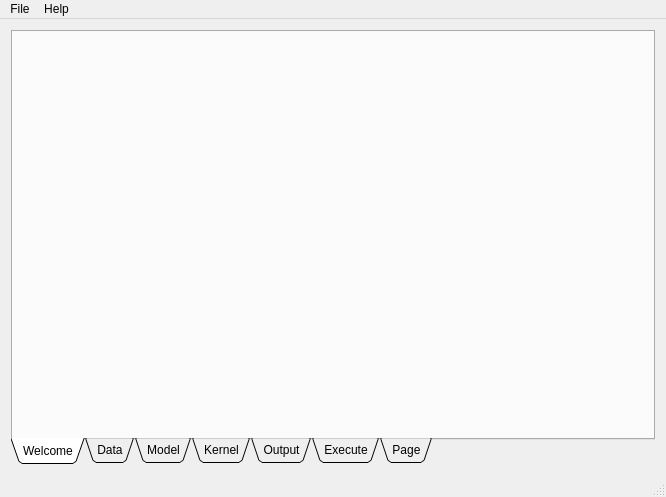
<?xml version="1.0" encoding="UTF-8"?>
<ui version="4.0">
 <class>MainWindow</class>
 <widget class="QMainWindow" name="MainWindow">
  <property name="geometry">
   <rect>
    <x>0</x>
    <y>0</y>
    <width>666</width>
    <height>481</height>
   </rect>
  </property>
  <property name="windowTitle">
   <string>MainWindow</string>
  </property>
  <widget class="QWidget" name="centralWidget">
   <layout class="QVBoxLayout" name="verticalLayout_2">
    <item>
     <widget class="QTabWidget" name="tabWidget">
      <property name="sizeIncrement">
       <size>
        <width>0</width>
        <height>0</height>
       </size>
      </property>
      <property name="locale">
       <locale language="English" country="UnitedKingdom"/>
      </property>
      <property name="tabPosition">
       <enum>QTabWidget::South</enum>
      </property>
      <property name="tabShape">
       <enum>QTabWidget::Triangular</enum>
      </property>
      <property name="currentIndex">
       <number>0</number>
      </property>
      <widget class="QWidget" name="Welcome">
       <attribute name="title">
        <string>Welcome</string>
       </attribute>
      </widget>
      <widget class="QWidget" name="Data">
       <property name="toolTip">
        <string extracomment="teste123ToolTip">&lt;html&gt;&lt;head/&gt;&lt;body&gt;&lt;p&gt;Teste123 Tooltip&lt;/p&gt;&lt;/body&gt;&lt;/html&gt;</string>
       </property>
       <attribute name="title">
        <string>Data</string>
       </attribute>
       <layout class="QVBoxLayout" name="verticalLayout" stretch="2,5">
        <item>
         <widget class="QFrame" name="frame">
          <property name="frameShape">
           <enum>QFrame::StyledPanel</enum>
          </property>
          <property name="frameShadow">
           <enum>QFrame::Raised</enum>
          </property>
          <layout class="QVBoxLayout" name="verticalLayout_10">
           <item>
            <layout class="QVBoxLayout" name="verticalLayout_4">
             <item>
              <layout class="QHBoxLayout" name="FileSelectHorizontalLayout">
               <item>
                <widget class="QLabel" name="label_2">
                 <property name="text">
                  <string>File:</string>
                 </property>
                </widget>
               </item>
               <item>
                <widget class="QLineEdit" name="fileNameLineEdit">
                 <property name="readOnly">
                  <bool>true</bool>
                 </property>
                </widget>
               </item>
               <item>
                <widget class="QPushButton" name="SelectFileButton">
                 <property name="text">
                  <string>Select File</string>
                 </property>
                </widget>
               </item>
              </layout>
             </item>
             <item>
              <layout class="QHBoxLayout" name="FileDelimiterHorizontalLayout">
               <item>
                <widget class="QLabel" name="label">
                 <property name="text">
                  <string>Select Delimiter:</string>
                 </property>
                </widget>
               </item>
               <item>
                <widget class="QRadioButton" name="TabRadioButton">
                 <property name="text">
                  <string>Tab</string>
                 </property>
                 <property name="checked">
                  <bool>true</bool>
                 </property>
                </widget>
               </item>
               <item>
                <widget class="QRadioButton" name="SemicolonRadioButton">
                 <property name="text">
                  <string>Semicolon</string>
                 </property>
                </widget>
               </item>
               <item>
                <widget class="QRadioButton" name="OtherRadioButton">
                 <property name="enabled">
                  <bool>false</bool>
                 </property>
                 <property name="text">
                  <string>Other:</string>
                 </property>
                </widget>
               </item>
               <item>
                <widget class="QLineEdit" name="DelimiterLineEdit"/>
               </item>
               <item>
                <widget class="QPushButton" name="LoadButton">
                 <property name="text">
                  <string>Load</string>
                 </property>
                </widget>
               </item>
              </layout>
             </item>
            </layout>
           </item>
          </layout>
         </widget>
        </item>
        <item>
         <widget class="QFrame" name="FilePreview">
          <property name="autoFillBackground">
           <bool>false</bool>
          </property>
          <property name="locale">
           <locale language="English" country="UnitedKingdom"/>
          </property>
          <property name="frameShape">
           <enum>QFrame::StyledPanel</enum>
          </property>
          <property name="frameShadow">
           <enum>QFrame::Raised</enum>
          </property>
          <layout class="QVBoxLayout" name="verticalLayout_11" stretch="1,1,0">
           <item>
            <widget class="QLabel" name="label_10">
             <property name="text">
              <string>Preview</string>
             </property>
            </widget>
           </item>
           <item>
            <widget class="QWidget" name="widget_9" native="true">
             <layout class="QHBoxLayout" name="horizontalLayout_3">
              <item>
               <widget class="QLabel" name="label_8">
                <property name="text">
                 <string>Number of lines:</string>
                </property>
               </widget>
              </item>
              <item>
               <widget class="QSpinBox" name="previewLines">
                <property name="minimum">
                 <number>5</number>
                </property>
                <property name="maximum">
                 <number>150</number>
                </property>
               </widget>
              </item>
              <item>
               <widget class="QLabel" name="label_9">
                <property name="text">
                 <string>Characters per line:</string>
                </property>
               </widget>
              </item>
              <item>
               <widget class="QSpinBox" name="previewCharsPerLine">
                <property name="wrapping">
                 <bool>true</bool>
                </property>
                <property name="minimum">
                 <number>5</number>
                </property>
                <property name="maximum">
                 <number>100</number>
                </property>
                <property name="value">
                 <number>5</number>
                </property>
               </widget>
              </item>
             </layout>
            </widget>
           </item>
           <item>
            <widget class="QTextEdit" name="previewText">
             <property name="lineWrapMode">
              <enum>QTextEdit::NoWrap</enum>
             </property>
             <property name="readOnly">
              <bool>true</bool>
             </property>
             <property name="textInteractionFlags">
              <set>Qt::TextSelectableByKeyboard|Qt::TextSelectableByMouse</set>
             </property>
            </widget>
           </item>
          </layout>
         </widget>
        </item>
       </layout>
      </widget>
      <widget class="QWidget" name="Model">
       <attribute name="title">
        <string>Model</string>
       </attribute>
       <layout class="QHBoxLayout" name="horizontalLayout" stretch="1,1,1">
        <item>
         <widget class="QFrame" name="frame_3">
          <property name="frameShape">
           <enum>QFrame::StyledPanel</enum>
          </property>
          <property name="frameShadow">
           <enum>QFrame::Raised</enum>
          </property>
          <layout class="QVBoxLayout" name="verticalLayout_5" stretch="1,1,1,0">
           <item>
            <widget class="QFrame" name="frame_6">
             <property name="frameShape">
              <enum>QFrame::StyledPanel</enum>
             </property>
             <property name="frameShadow">
              <enum>QFrame::Raised</enum>
             </property>
             <layout class="QVBoxLayout" name="verticalLayout_9" stretch="1,2,1,2,1,2,2">
              <property name="spacing">
               <number>1</number>
              </property>
              <item>
               <widget class="QLabel" name="label_4">
                <property name="text">
                 <string>identifier(optional)</string>
                </property>
               </widget>
              </item>
              <item>
               <widget class="QWidget" name="widget_5" native="true">
                <property name="minimumSize">
                 <size>
                  <width>0</width>
                  <height>20</height>
                 </size>
                </property>
                <layout class="QHBoxLayout" name="horizontalLayout_4">
                 <property name="topMargin">
                  <number>2</number>
                 </property>
                 <property name="bottomMargin">
                  <number>2</number>
                 </property>
                 <item>
                  <widget class="QListWidget" name="identifierVariable">
                   <property name="selectionMode">
                    <enum>QAbstractItemView::NoSelection</enum>
                   </property>
                  </widget>
                 </item>
                 <item>
                  <widget class="QToolButton" name="identifierInButton">
                   <property name="text">
                    <string>&lt;</string>
                   </property>
                  </widget>
                 </item>
                 <item>
                  <widget class="QToolButton" name="identifierOutButton">
                   <property name="text">
                    <string>&gt;</string>
                   </property>
                  </widget>
                 </item>
                </layout>
               </widget>
              </item>
              <item>
               <widget class="QLabel" name="label_5">
                <property name="text">
                 <string>Longitude(X coord)</string>
                </property>
               </widget>
              </item>
              <item>
               <widget class="QWidget" name="widget_6" native="true">
                <property name="minimumSize">
                 <size>
                  <width>0</width>
                  <height>20</height>
                 </size>
                </property>
                <layout class="QHBoxLayout" name="horizontalLayout_5">
                 <property name="topMargin">
                  <number>2</number>
                 </property>
                 <property name="bottomMargin">
                  <number>2</number>
                 </property>
                 <item>
                  <widget class="QListWidget" name="longitudeVariable">
                   <property name="selectionMode">
                    <enum>QAbstractItemView::NoSelection</enum>
                   </property>
                  </widget>
                 </item>
                 <item>
                  <widget class="QToolButton" name="longitudeInButton">
                   <property name="text">
                    <string>&lt;</string>
                   </property>
                  </widget>
                 </item>
                 <item>
                  <widget class="QToolButton" name="longitudeOutButton">
                   <property name="text">
                    <string>&gt;</string>
                   </property>
                  </widget>
                 </item>
                </layout>
               </widget>
              </item>
              <item>
               <widget class="QLabel" name="label_6">
                <property name="text">
                 <string>Latitude(Y coord)</string>
                </property>
               </widget>
              </item>
              <item>
               <widget class="QWidget" name="widget_7" native="true">
                <property name="minimumSize">
                 <size>
                  <width>0</width>
                  <height>20</height>
                 </size>
                </property>
                <layout class="QHBoxLayout" name="horizontalLayout_6">
                 <property name="topMargin">
                  <number>2</number>
                 </property>
                 <property name="bottomMargin">
                  <number>2</number>
                 </property>
                 <item>
                  <widget class="QListWidget" name="latitudeVariable">
                   <property name="selectionMode">
                    <enum>QAbstractItemView::NoSelection</enum>
                   </property>
                  </widget>
                 </item>
                 <item>
                  <widget class="QToolButton" name="latitudeInButton">
                   <property name="text">
                    <string>&lt;</string>
                   </property>
                  </widget>
                 </item>
                 <item>
                  <widget class="QToolButton" name="latitudeOutButton">
                   <property name="text">
                    <string>&gt;</string>
                   </property>
                  </widget>
                 </item>
                </layout>
               </widget>
              </item>
              <item>
               <widget class="QWidget" name="widget_8" native="true">
                <property name="minimumSize">
                 <size>
                  <width>0</width>
                  <height>35</height>
                 </size>
                </property>
                <layout class="QHBoxLayout" name="horizontalLayout_2">
                 <property name="topMargin">
                  <number>2</number>
                 </property>
                 <property name="bottomMargin">
                  <number>2</number>
                 </property>
                 <item>
                  <widget class="QRadioButton" name="radioButton">
                   <property name="text">
                    <string>Projected</string>
                   </property>
                   <property name="checked">
                    <bool>true</bool>
                   </property>
                  </widget>
                 </item>
                 <item>
                  <widget class="QRadioButton" name="radioButton_2">
                   <property name="text">
                    <string>Spherical</string>
                   </property>
                  </widget>
                 </item>
                </layout>
               </widget>
              </item>
             </layout>
            </widget>
           </item>
           <item>
            <widget class="QFrame" name="frame_7">
             <property name="frameShape">
              <enum>QFrame::StyledPanel</enum>
             </property>
             <property name="frameShadow">
              <enum>QFrame::Raised</enum>
             </property>
             <layout class="QVBoxLayout" name="verticalLayout_13">
              <item>
               <widget class="QLabel" name="label_7">
                <property name="text">
                 <string>Model Type</string>
                </property>
               </widget>
              </item>
              <item>
               <widget class="QRadioButton" name="LatPlusLonOperation">
                <property name="text">
                 <string>Lat+Lon</string>
                </property>
                <property name="checked">
                 <bool>true</bool>
                </property>
               </widget>
              </item>
              <item>
               <widget class="QRadioButton" name="dependentTimesOffsetOperation">
                <property name="text">
                 <string>dependent*offset</string>
                </property>
               </widget>
              </item>
             </layout>
            </widget>
           </item>
           <item>
            <widget class="QFrame" name="frame_8">
             <property name="frameShape">
              <enum>QFrame::StyledPanel</enum>
             </property>
             <property name="frameShadow">
              <enum>QFrame::Raised</enum>
             </property>
            </widget>
           </item>
           <item>
            <widget class="QPushButton" name="pushButton">
             <property name="text">
              <string>Choose File</string>
             </property>
            </widget>
           </item>
          </layout>
         </widget>
        </item>
        <item>
         <widget class="QWidget" name="widget" native="true">
          <layout class="QVBoxLayout" name="verticalLayout_7" stretch="0,1">
           <item>
            <widget class="QLabel" name="label_3">
             <property name="text">
              <string>TextLabel</string>
             </property>
            </widget>
           </item>
           <item>
            <widget class="QListWidget" name="variablesList">
             <property name="sortingEnabled">
              <bool>true</bool>
             </property>
            </widget>
           </item>
          </layout>
         </widget>
        </item>
        <item>
         <widget class="QFrame" name="frame_4">
          <property name="frameShape">
           <enum>QFrame::StyledPanel</enum>
          </property>
          <property name="frameShadow">
           <enum>QFrame::Raised</enum>
          </property>
          <layout class="QVBoxLayout" name="verticalLayout_6" stretch="1,0,2,0">
           <item>
            <widget class="QWidget" name="widget_2" native="true">
             <layout class="QVBoxLayout" name="verticalLayout_8" stretch="1,1,1,1">
              <item>
               <widget class="QLabel" name="DependentVariableNameLabel">
                <property name="text">
                 <string>Dependent variable</string>
                </property>
               </widget>
              </item>
              <item>
               <widget class="QWidget" name="widget_3" native="true">
                <property name="minimumSize">
                 <size>
                  <width>0</width>
                  <height>20</height>
                 </size>
                </property>
                <layout class="QHBoxLayout" name="horizontalLayout_7">
                 <property name="spacing">
                  <number>1</number>
                 </property>
                 <property name="topMargin">
                  <number>2</number>
                 </property>
                 <property name="bottomMargin">
                  <number>2</number>
                 </property>
                 <item>
                  <widget class="QToolButton" name="dependentVariableOutButton">
                   <property name="text">
                    <string>&lt;</string>
                   </property>
                  </widget>
                 </item>
                 <item>
                  <widget class="QToolButton" name="dependentVariableInButton">
                   <property name="text">
                    <string>&gt;</string>
                   </property>
                  </widget>
                 </item>
                 <item>
                  <widget class="QListWidget" name="dependentVariable">
                   <property name="selectionMode">
                    <enum>QAbstractItemView::NoSelection</enum>
                   </property>
                  </widget>
                 </item>
                </layout>
               </widget>
              </item>
              <item>
               <widget class="QLabel" name="OffsetVariableNameLabel">
                <property name="text">
                 <string>Offset variable</string>
                </property>
               </widget>
              </item>
              <item>
               <widget class="QWidget" name="widget_4" native="true">
                <property name="minimumSize">
                 <size>
                  <width>0</width>
                  <height>20</height>
                 </size>
                </property>
                <layout class="QHBoxLayout" name="horizontalLayout_8">
                 <property name="topMargin">
                  <number>2</number>
                 </property>
                 <property name="bottomMargin">
                  <number>2</number>
                 </property>
                 <item>
                  <widget class="QToolButton" name="offsetVariableOutButton">
                   <property name="text">
                    <string>&lt;</string>
                   </property>
                  </widget>
                 </item>
                 <item>
                  <widget class="QToolButton" name="offsetVariableInButton">
                   <property name="text">
                    <string>&gt;</string>
                   </property>
                  </widget>
                 </item>
                 <item>
                  <widget class="QListWidget" name="offsetVariable">
                   <property name="selectionMode">
                    <enum>QAbstractItemView::NoSelection</enum>
                   </property>
                  </widget>
                 </item>
                </layout>
               </widget>
              </item>
             </layout>
            </widget>
           </item>
           <item>
            <widget class="QLabel" name="independentVariablesLabel">
             <property name="text">
              <string>Independent variables</string>
             </property>
            </widget>
           </item>
           <item>
            <widget class="QFrame" name="frame_5">
             <property name="frameShape">
              <enum>QFrame::StyledPanel</enum>
             </property>
             <property name="frameShadow">
              <enum>QFrame::Raised</enum>
             </property>
             <layout class="QVBoxLayout" name="verticalLayout_12">
              <property name="topMargin">
               <number>3</number>
              </property>
              <property name="bottomMargin">
               <number>1</number>
              </property>
              <item>
               <widget class="QLabel" name="label_11">
                <property name="text">
                 <string>Local</string>
                </property>
               </widget>
              </item>
              <item>
               <widget class="QWidget" name="widget_10" native="true">
                <layout class="QHBoxLayout" name="horizontalLayout_9">
                 <property name="topMargin">
                  <number>1</number>
                 </property>
                 <property name="bottomMargin">
                  <number>1</number>
                 </property>
                 <item>
                  <widget class="QToolButton" name="localVariablesOut">
                   <property name="text">
                    <string>&lt;</string>
                   </property>
                  </widget>
                 </item>
                 <item>
                  <widget class="QToolButton" name="localVariablesIn">
                   <property name="text">
                    <string>&gt;</string>
                   </property>
                  </widget>
                 </item>
                 <item>
                  <widget class="QListWidget" name="localVariablesList"/>
                 </item>
                </layout>
               </widget>
              </item>
              <item>
               <widget class="QLabel" name="label_12">
                <property name="text">
                 <string>Global</string>
                </property>
               </widget>
              </item>
              <item>
               <widget class="QWidget" name="widget_11" native="true">
                <layout class="QHBoxLayout" name="horizontalLayout_10">
                 <property name="topMargin">
                  <number>1</number>
                 </property>
                 <property name="bottomMargin">
                  <number>1</number>
                 </property>
                 <item>
                  <widget class="QToolButton" name="globalVariablesOut">
                   <property name="text">
                    <string>&lt;</string>
                   </property>
                  </widget>
                 </item>
                 <item>
                  <widget class="QToolButton" name="globalVariablesIn">
                   <property name="text">
                    <string>&gt;</string>
                   </property>
                  </widget>
                 </item>
                 <item>
                  <widget class="QListWidget" name="globalVariablesList"/>
                 </item>
                </layout>
               </widget>
              </item>
             </layout>
            </widget>
           </item>
           <item>
            <widget class="QPushButton" name="modelReadyButton">
             <property name="text">
              <string>Model Ready!</string>
             </property>
            </widget>
           </item>
          </layout>
         </widget>
        </item>
       </layout>
      </widget>
      <widget class="QWidget" name="Kernel">
       <attribute name="title">
        <string>Kernel</string>
       </attribute>
      </widget>
      <widget class="QWidget" name="Output">
       <attribute name="title">
        <string>Output</string>
       </attribute>
      </widget>
      <widget class="QWidget" name="Execute">
       <attribute name="title">
        <string>Execute</string>
       </attribute>
       <layout class="QVBoxLayout" name="verticalLayout_3">
        <item>
         <widget class="QTextEdit" name="OutputTextEdit">
          <property name="textInteractionFlags">
           <set>Qt::TextSelectableByKeyboard|Qt::TextSelectableByMouse</set>
          </property>
         </widget>
        </item>
        <item>
         <widget class="QPushButton" name="pushButton_3">
          <property name="text">
           <string>Save result</string>
          </property>
         </widget>
        </item>
       </layout>
      </widget>
      <widget class="QWidget" name="Credits">
       <attribute name="title">
        <string>Page</string>
       </attribute>
      </widget>
     </widget>
    </item>
   </layout>
  </widget>
  <widget class="QMenuBar" name="menuBar">
   <property name="geometry">
    <rect>
     <x>0</x>
     <y>0</y>
     <width>666</width>
     <height>19</height>
    </rect>
   </property>
   <widget class="QMenu" name="menuFile">
    <property name="title">
     <string>File</string>
    </property>
    <addaction name="actionNew_Session"/>
    <addaction name="actionOpen_Session"/>
    <addaction name="actionSave_Session"/>
    <addaction name="separator"/>
    <addaction name="actionQuit"/>
   </widget>
   <widget class="QMenu" name="menuHelp">
    <property name="title">
     <string>Help</string>
    </property>
    <addaction name="actionManual"/>
    <addaction name="actionAbout"/>
   </widget>
   <addaction name="menuFile"/>
   <addaction name="menuHelp"/>
  </widget>
  <widget class="QStatusBar" name="statusBar"/>
  <action name="actionManual">
   <property name="text">
    <string>Manual</string>
   </property>
  </action>
  <action name="actionAbout">
   <property name="text">
    <string>About</string>
   </property>
  </action>
  <action name="actionNew_Session">
   <property name="text">
    <string>New Session</string>
   </property>
  </action>
  <action name="actionOpen_Session">
   <property name="text">
    <string>Open Session</string>
   </property>
  </action>
  <action name="actionSave_Session">
   <property name="text">
    <string>Save Session</string>
   </property>
  </action>
  <action name="actionQuit">
   <property name="text">
    <string>Quit</string>
   </property>
  </action>
 </widget>
 <layoutdefault spacing="6" margin="11"/>
 <resources/>
 <connections/>
</ui>
